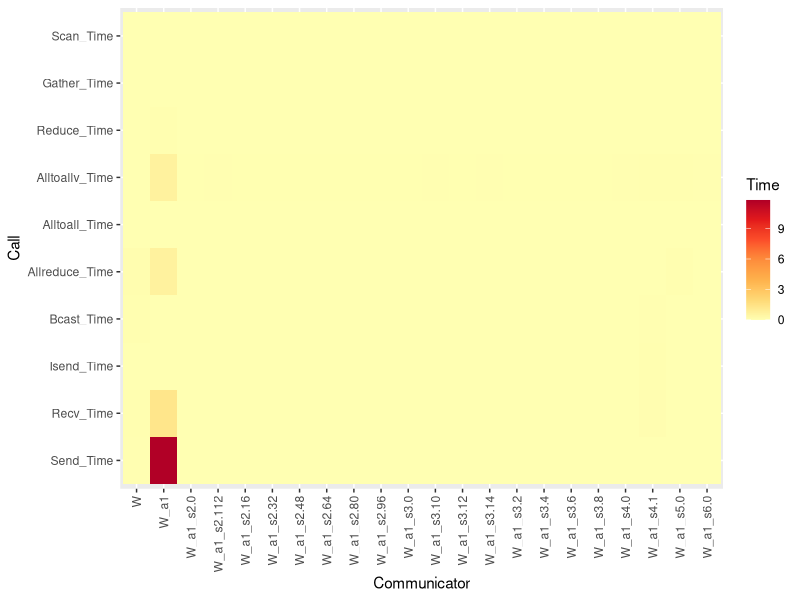
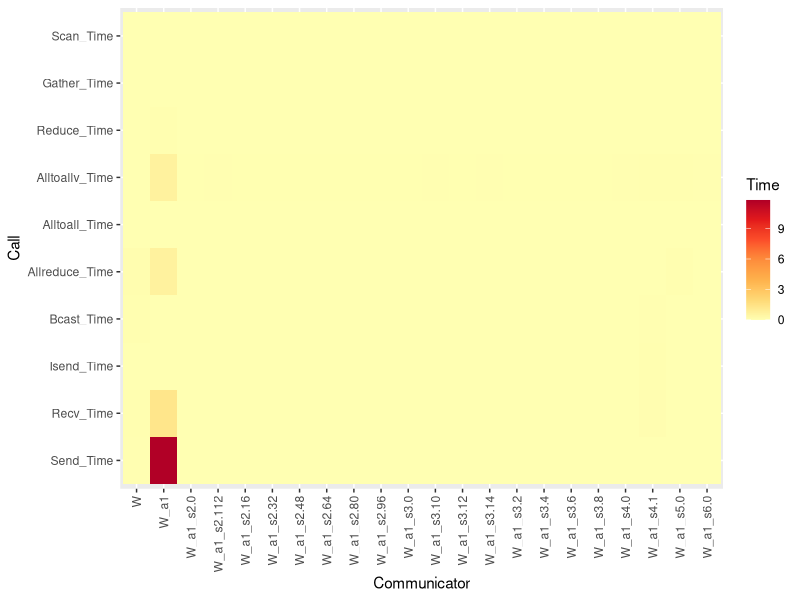

Write R code to recreate these figures, in order.
df<-read.csv("splatt_128procs_med5tns.csv",header=TRUE,skip=5)
library(ggplot2)

#g<-ggplot(data=df, aes(x=dose, y=len, fill=supp)) +
#  geom_bar(stat="identity")
df <- df[,colSums(df !=0) > 0]
df <- df[df$Comm != "NULL", ]

library(tidyverse)
df <- df %>% select(ends_with(c("_Time", "Comm")))
#df <- df %>% select()

#str(df)

library(reshape)

library(RColorBrewer)
#library(viridis)

df2 <- melt(df)
str(df2)
colnames(df2) <- c("Communicator", "Call", "Time")
#heatmap(as.matrix(df2[,-1]))
#library(RColorBrewer)
#coul <- colorRampPalette(brewer.pal(8, "PiYG"))(25)
g <- ggplot(df2, aes(x = Communicator, y = Call, fill = Time)) +
  geom_tile() + theme(axis.text.x = element_text(angle = 90, vjust = 0.5, hjust=1)) + 
  scale_fill_distiller(palette = 18,direction = 1)
  #scale_fill_viridis()
#scale_fill_gradient(low="yellow",high="black",space="Lab")
#scale_fill_gradient(low = "#ff2D00",high = "#ffffff",guide = "colorbar")
library(svglite)
ggsave(file="splatt_128procs.svg", plot=g, width=10, height=8)
print(g)
